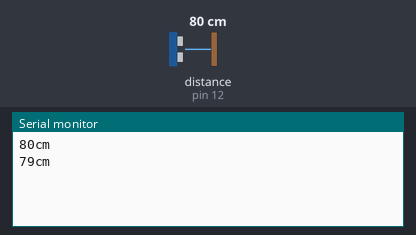
This sketch was run on a simulated Arduino Uno, built with avr-gcc and run on an emulated ATmega328P. Shown: the last lines printed to the serial monitor. Wiring (inferred from the names in the program): ultrasonic range finder: trigger pin 11; echo pin 12. The inputs (shaded band) are chosen by the test bench; at power-on: distance to the obstacle (sensor on pin 12) 80 cm. The echo pulse lasts 58.3 µs per cm.

Above: at 1.8 s.
1.9 s: distance to the obstacle (sensor on pin 12) set to 2 cm
At 2.8 s:
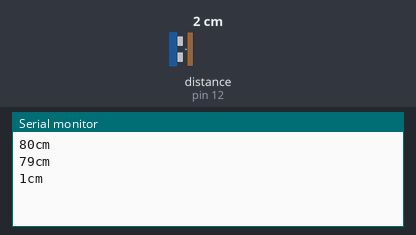
3.4 s: distance to the obstacle (sensor on pin 12) set to 4 cm
At 4.5 s:
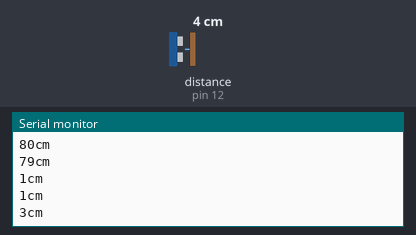
Timing chart, 0 to 6.4 s (numbered marks = the images above; inputs shaded):
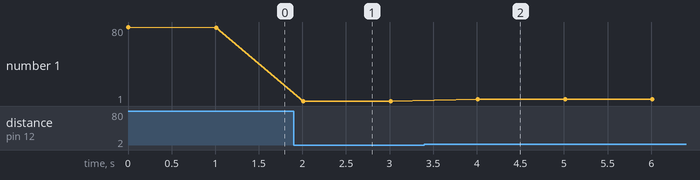

Measured:
- after the input at 1.9 s, the serial monitor: prints a new line after 0.11 s (image 1)
- after the input at 3.4 s, the serial monitor: prints a new line after 0.61 s (image 2)
- plotted number 1: 79 → 1 after the input at 1.9 s, 1 → 3 after the input at 3.4 s

The sketch:

sketch_dec27a.ino
```cpp
/*Ультразвуковой датчик расстояния и Arduino – полный гайд

Распиновка ультразвукового датчика расстояния:

VCC: +5V

Trig : Триггер (INPUT) – 11 пин

Echo: Эхо (OUTPUT) – 12 пин

GND: GND

*/

int trigPin = 11;    //Триггер – зеленый проводник

int echoPin = 12;    //Эхо – желтый проводник

long duration, cm;

void setup() {

//Serial Port begin

Serial.begin (9600);

//Инициализирум входы и выходы

pinMode(trigPin, OUTPUT);

pinMode(echoPin, INPUT);

}

void loop()

{

// Датчик срабатывает и генерирует импульсы шириной 10 мкс или больше

// Генерируем короткий LOW импульс, чтобы обеспечить «чистый» импульс HIGH:

digitalWrite(trigPin, LOW);

delayMicroseconds(5);

digitalWrite(trigPin, HIGH);

delayMicroseconds(10);

digitalWrite(trigPin, LOW);

// Считываем данные с ультразвукового датчика: значение HIGH, которое

// зависит от длительности (в микросекундах) между отправкой

// акустической волны и ее обратном приеме на эхолокаторе.

pinMode(echoPin, INPUT);

duration = pulseIn(echoPin, HIGH);

// преобразование времени в расстояние

cm = (duration/2) / 29.1;

Serial.print(cm);

Serial.print("cm");

Serial.println();

delay(1000);

}
```
